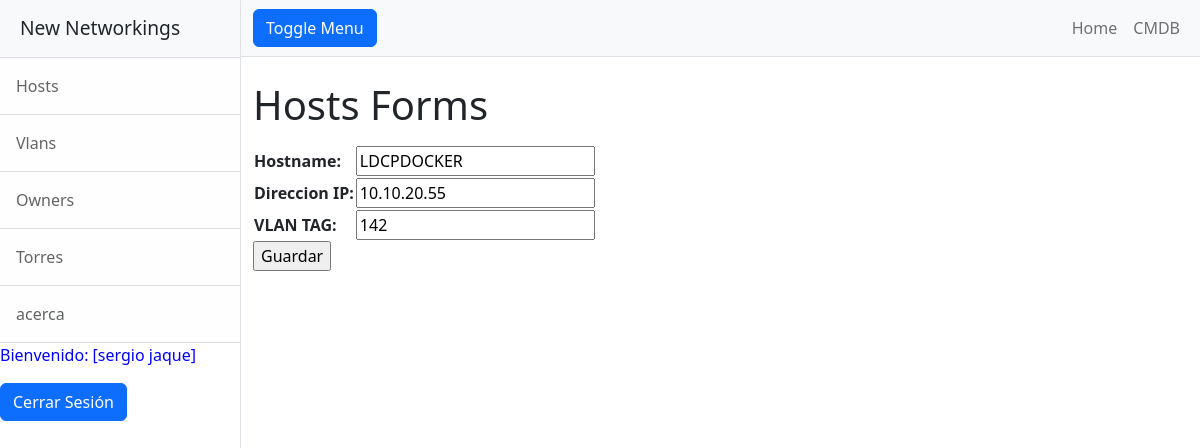
Screenshot of /hostsUpdate/2 (signed in) with the database file from the repository.
### entidades/models.py (models this page shows)
class Hosts(models.Model):
    host_name = models.CharField(max_length=50)
    host_ip = models.CharField(max_length=18)
    host_vlan = models.IntegerField()

### entidades/views.py (the view)
# urls.py: path('hostsUpdate/<id_hosts>', hostsUpdate, name="hostsUpdate"),
@login_required
def hostsUpdate(request, id_hosts):
    hosts = Hosts.objects.get(id=id_hosts)
    if request.method == "POST":
        miForm = HostsForm(request.POST)
        if miForm.is_valid():
            hosts.host_name = miForm.cleaned_data.get("host_name")
            hosts.host_ip = miForm.cleaned_data.get("host_ip")
            hosts.host_vlan = miForm.cleaned_data.get("host_vlan")
            hosts.save()
            contexto = {"hosts": Hosts.objects.all() }
            return render(request, "entidades/hosts.html", contexto)
    else:
        miForm = HostsForm(initial={"host_name": hosts.host_name, "host_ip": hosts.host_ip, "host_vlan":hosts.host_vlan })
    return render(request, "entidades/hostsForm.html", {"form": miForm})

### entidades/forms.py
class HostsForm(forms.Form):
    host_name = forms.CharField(max_length=50, required=True, label="Hostname")
    host_ip = forms.CharField(required=True, label="Direccion IP")
    host_vlan = forms.IntegerField(required=True, label="VLAN TAG")

### entidades/templates/entidades/hostsForm.html (shortened to what this page needs)
{% extends "entidades/index.html" %}
{% block titulo %}
 <h1 class="mt-4"> Hosts Forms</h1>
{% endblock titulo %}
{% block contenido %}
<form action="" method="post">
    <table>
        {{ form.as_table }}
    </table>
    <input type="submit" value="Guardar">
</form>
{% endblock contenido %}

### entidades/templates/entidades/index.html (shortened to what this page needs)
<!DOCTYPE html>
<html lang="en">
    <head>
        {% load static %}
        <link href="{% static 'css/styles.css' %}" rel="stylesheet" />
        <link rel="stylesheet" href="https://cdnjs.cloudflare.com/ajax/libs/font-awesome/6.4.0/css/all.min.css">
    </head>
    <body>
        <div class="d-flex" id="wrapper">
            <div class="border-end bg-white" id="sidebar-wrapper">
                <div class="sidebar-heading border-bottom bg-light">New Networkings</div>
                <div class="list-group list-group-flush">
            {% if user.is_authenticated %}
                    <a class="list-group-item list-group-item-action list-group-item-light p-3" href="{% url 'hosts' %}">Hosts</a>
                    <a class="list-group-item list-group-item-action list-group-item-light p-3" href="{% url 'vlans' %}">Vlans</a>
                    <a class="list-group-item list-group-item-action list-group-item-light p-3" href="{% url 'owners' %}">Owners</a>
                    <a class="list-group-item list-group-item-action list-group-item-light p-3" href="{% url 'torresops' %}">Torres</a>
                    <a class="list-group-item list-group-item-action list-group-item-light p-3" href="{% url 'acerca' %}">acerca</a>
                    <p style="color:blue">Bienvenido: [{{user.first_name}} {{user.last_name}}]</p>
                    <form method="post" action="{% url 'logout' %}">
                        <button class="btn btn-primary" type="submit">Cerrar Sesión</button>
                    </form>
            {% else %}
                    <a class="btn btn-primary" href="{% url 'login' %}">Iniciar sesion</a>
                    <a class="btn btn-primary" href="{% url 'registro' %}">Registrarse</a>
            {% endif %}
                </div>
            </div>
            <div id="page-content-wrapper">
                <nav class="navbar navbar-expand-lg navbar-light bg-light border-bottom">
                    <div class="container-fluid">
                        <button class="btn btn-primary" id="sidebarToggle">Toggle Menu</button>
                        <div class="collapse navbar-collapse" id="navbarSupportedContent">
                            <ul class="navbar-nav ms-auto mt-2 mt-lg-0">
                                <li class="nav-item active"><a class="nav-link" href="{% url 'home' %}">Home</a></li>
                                <li class="nav-item"><a class="nav-link" href="#!">CMDB</a></li>
                            </ul>
                        </div>
                    </div>
                </nav>
                <div class="container-fluid">
                    {% block titulo %}{% endblock titulo %}
                    {% block contenido %}
                    {% endblock contenido %}
                </div>
            </div>
        </div>
    </body>
</html>

### rows the page displays
Hosts: host_name "LDCPDOCKER", host_ip "10.10.20.55", host_vlan "142"

### other values shown
{{ user.first_name }} "sergio"
{{ user.last_name }} "jaque"
